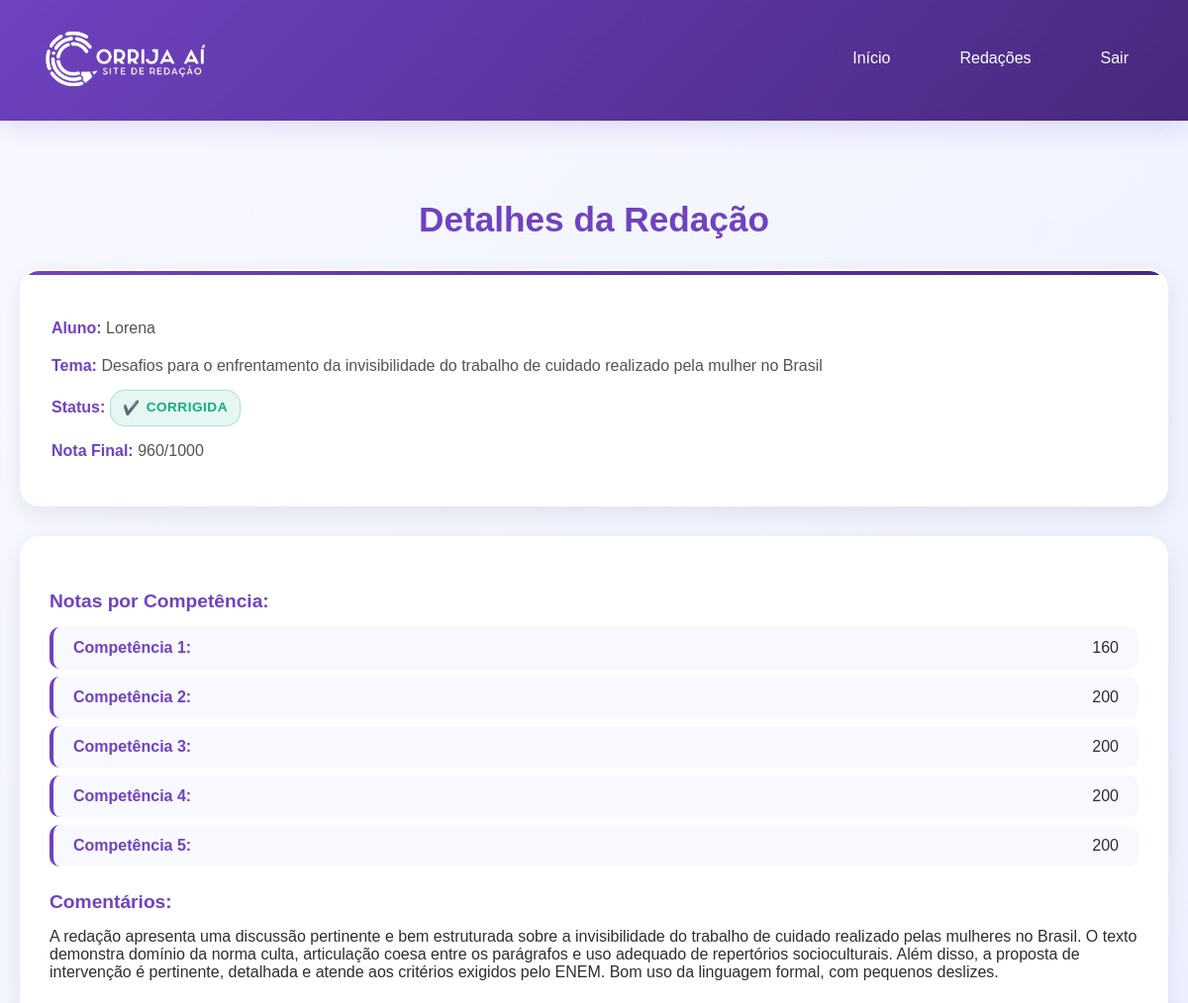
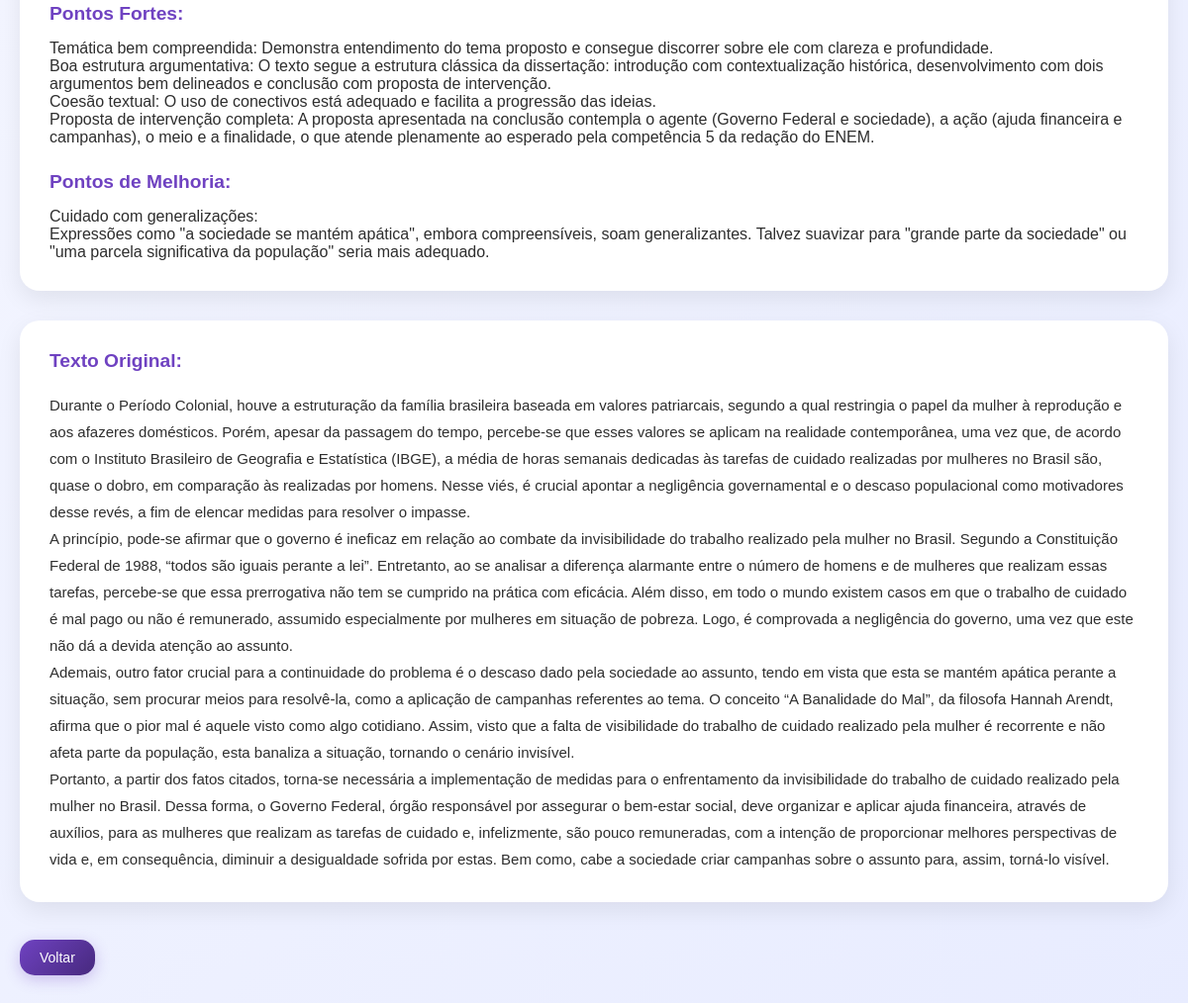
Screenshot of /admin/ver_redacao.php?id=redacao_68d543beb6e254.93642046 (signed in) with the database file from the repository (2 pictures, top to bottom).
### tables this page shows
CREATE TABLE IF NOT EXISTS `redacoes` (
  `id` varchar(255) NOT NULL,
  `usuario_id` int NOT NULL,
  `aluno_nome` varchar(100) NOT NULL,
  `tema` varchar(255) NOT NULL,
  `titulo` varchar(255) DEFAULT NULL,
  `texto` text NOT NULL,
  `data_envio` datetime NOT NULL,
  `status` varchar(50) NOT NULL DEFAULT 'pendente',
  `c1` int DEFAULT '0',
  `c2` int DEFAULT '0',
  `c3` int DEFAULT '0',
  `c4` int DEFAULT '0',
  `c5` int DEFAULT '0',
  `nota_final` int DEFAULT '0',
  `comentarios` text,
  `pontos_fortes` text,
  `pontos_melhoria` text,
  PRIMARY KEY (`id`),
  KEY `usuario_id` (`usuario_id`)
);

### admin/ver_redacao.php (the view, shortened to what this page needs)
<?php
require_once '../config.php';
$redacao_id = $_GET['id'] ?? null;
$stmt = $pdo->prepare("SELECT * FROM redacoes WHERE id = ?");
$stmt->execute([$redacao_id]);
$redacao = $stmt->fetch(PDO::FETCH_ASSOC);
?>
<!DOCTYPE html>
<html lang="pt-br">
<head>
    <link rel="stylesheet" href="css/style.css">
</head>
<body>
    <?php include 'header.php'; ?>
    <div class="container">
        <h2>Detalhes da Redação</h2>
        <div class="redacao-info">
            <p><strong>Aluno:</strong> <?php echo htmlspecialchars($redacao['aluno_nome']); ?></p>
            <p><strong>Tema:</strong> <?php echo htmlspecialchars($redacao['tema']); ?></p>
            <p><strong>Status:</strong> <span class="status-<?php echo $redacao['status']; ?>"><?php echo ucfirst($redacao['status']); ?></span></p>
            <?php if ($redacao['status'] === 'corrigida'): ?>
                <p><strong>Nota Final:</strong> <?php echo $redacao['nota_final']; ?>/1000</p>
            <?php endif; ?>
        </div>
        <?php if ($redacao['status'] === 'corrigida'): ?>
            <div class="correcao-details">
                <h4>Notas por Competência:</h4>
                <ul>
                    <li><strong>Competência 1:</strong> <?php echo $redacao['c1']; ?></li>
                    <li><strong>Competência 2:</strong> <?php echo $redacao['c2']; ?></li>
                    <li><strong>Competência 3:</strong> <?php echo $redacao['c3']; ?></li>
                    <li><strong>Competência 4:</strong> <?php echo $redacao['c4']; ?></li>
                    <li><strong>Competência 5:</strong> <?php echo $redacao['c5']; ?></li>
                </ul>
                <h4>Comentários:</h4>
                <p><?php echo nl2br(htmlspecialchars($redacao['comentarios'])); ?></p>
                <h4>Pontos Fortes:</h4>
                <p><?php echo nl2br(htmlspecialchars($redacao['pontos_fortes'])); ?></p>
                <h4>Pontos de Melhoria:</h4>
                <p><?php echo nl2br(htmlspecialchars($redacao['pontos_melhoria'])); ?></p>
            </div>
        <?php endif; ?>
        <div class="texto-redacao">
            <h4>Texto Original:</h4>
            <p style="white-space: pre-wrap;"><?php echo htmlspecialchars($redacao['texto']); ?></p>
        </div>
        <br>
        <a href="redacoes.php" class="btn">Voltar</a>
    </div>
</body>
</html>

### admin/css/style.css (style rules this page uses)
:root { --mainColor: #6f42c1; --hoverColor: #47297e; --backgroundColor: #ffffff; --darkOne: #6f42c1; --darkTwo: #45424b; --lightOne: #2e2e2e; --lightTwo: #535353; --successColor: #10ac84; --warningColor: #feca57; --pendingColor: #ff9f43; --errorColor: #e74c3c; }
*, *::before, *::after { padding: 0; margin: 0; box-sizing: border-box; font-family: "Poppins", sans-serif; }
body { font-family: "Poppins", sans-serif; background: linear-gradient(135deg, #f8f9ff, #e8ecff); color: var(--lightOne); min-height: 100vh; }
.container { max-width: 1400px; margin: 0 auto; padding: 40px 20px; }
h2 { font-size: 2.2rem; font-weight: 700; color: var(--darkOne); margin-bottom: 30px; text-align: center; }
.status-pendente, .status-corrigida { display: inline-flex; align-items: center; gap: 6px; padding: 6px 12px; border-radius: 15px; font-weight: 600; font-size: 0.85rem; text-transform: uppercase; letter-spacing: 0.5px; }
.status-corrigida { background: rgba(16, 172, 132, 0.1); color: var(--successColor); border: 1px solid rgba(16, 172, 132, 0.3); }
.status-corrigida::before { content: '✔️'; font-size: 14px; }
.btn { display: inline-flex; align-items: center; gap: 8px; padding: 10px 20px; color: white; background: linear-gradient(135deg, var(--mainColor), var(--hoverColor)); border-radius: 15px; text-decoration: none; transition: all 0.3s ease; font-weight: 500; font-size: 14px; border: none; cursor: pointer; box-shadow: 0 4px 15px rgba(111, 66, 193, 0.3); position: relative; overflow: hidden; }
.btn::before { content: ''; position: absolute; top: 0; left: -100%; width: 100%; height: 100%; background: linear-gradient(90deg, transparent, rgba(255, 255, 255, 0.2), transparent); transition: left 0.5s; }
.redacao-info { background: white; padding: 30px; border-radius: 20px; margin-bottom: 30px; box-shadow: 0 8px 25px rgba(0, 0, 0, 0.08); border: 2px solid transparent; transition: all 0.3s ease; position: relative; overflow: hidden; }
.redacao-info::before { content: ''; position: absolute; top: 0; left: 0; right: 0; height: 4px; background: linear-gradient(135deg, var(--mainColor), var(--hoverColor)); }
.redacao-info p { margin-bottom: 12px; line-height: 1.6; color: var(--lightTwo); }
.redacao-info strong { color: var(--darkOne); }
.correcao-details { background: white; padding: 30px; border-radius: 20px; margin-bottom: 30px; box-shadow: 0 8px 25px rgba(0, 0, 0, 0.08); }
.correcao-details h4 { color: var(--darkOne); margin: 25px 0 15px 0; font-size: 1.2rem; font-weight: 600; }
.correcao-details ul { list-style: none; padding: 0; }
.correcao-details li { background: #f8f9ff; padding: 12px 20px; margin-bottom: 8px; border-radius: 10px; border-left: 4px solid var(--mainColor); display: flex; justify-content: space-between; align-items: center; }
.correcao-details li strong { color: var(--darkOne); }
.texto-redacao { background: white; padding: 30px; border-radius: 20px; box-shadow: 0 8px 25px rgba(0, 0, 0, 0.08); margin-bottom: 20px; }
.texto-redacao h4 { color: var(--darkOne); margin-bottom: 20px; font-size: 1.2rem; font-weight: 600; }
.texto-redacao p { line-height: 1.8; color: var(--lightOne); font-size: 15px; }

### rows the page displays
redacoes: aluno_nome "Lorena", tema "Desafios para o enfrentamento da invisibilidade do trabalho de cuidado realizado pela mulher no Brasil", status "CORRIGIDA", nota_final "960", c1 "160", c2 "200", c3 "200", c4 "200", c5 "200", comentarios "A redação apresenta uma discussão pertinente e bem estruturada sobre a invisibilidade do trabalho de cuidado realizado pelas mulheres no Brasil. O texto demonstra domínio da norma culta, articulação coesa entre os parágrafos e uso adequado de repertórios socioculturais. Além disso, a proposta de intervenção é pertinente, detalhada e atende aos critérios exigidos pelo ENEM. Bom uso da linguagem formal, com pequenos deslizes.", pontos_fortes "Temática bem compreendida: Demonstra entendimento do tema proposto e consegue discorrer sobre ele com clareza e profundidade. Boa estrutura argumentativa: O texto segue a estrutura clássica da dissertação: introdução com contextualização histórica, desenvolvimento com dois argumentos bem delineados e conclusão com proposta de intervenção. Coesão textual: O uso de conectivos está adequado e facilita a progressão das ideias. Proposta de intervenção completa: A proposta apresentada na conclusão contempla o agente (Governo Federal e sociedade), a ação (ajuda financeira e campanhas), o meio e a finalidade, o que atende plenamente ao esperado pela competência 5 da redação do ENEM.", pontos_melhoria "Cuidado com generalizações: Expressões como \"a sociedade se mantém apática\", embora compreensíveis, soam generalizantes. Talvez suavizar para \"grande parte da sociedade\" ou \"uma parcela significativa da população\" seria mais adequado.", texto "Durante o Período Colonial, houve a estruturação da família brasileira baseada em valores patriarcais, segundo a qual restringia o papel da mulher à reprodução e aos afazeres domésticos. Porém, apesar da passagem do tempo, percebe-se que esses valores se aplicam na realidade contemporânea, uma vez que, de acordo com o Instituto Brasileiro de Geografia e Estatística (IBGE), a média de horas semanais dedicadas às tarefas de cuidado realizadas por mulheres no Brasil são, quase o dobro, em comparação às realizadas por homens. Nesse viés, é crucial apontar a negligência governamental e o descaso populacional como motivadores desse revés, a fim de elencar medidas para resolver o impasse. A…"
